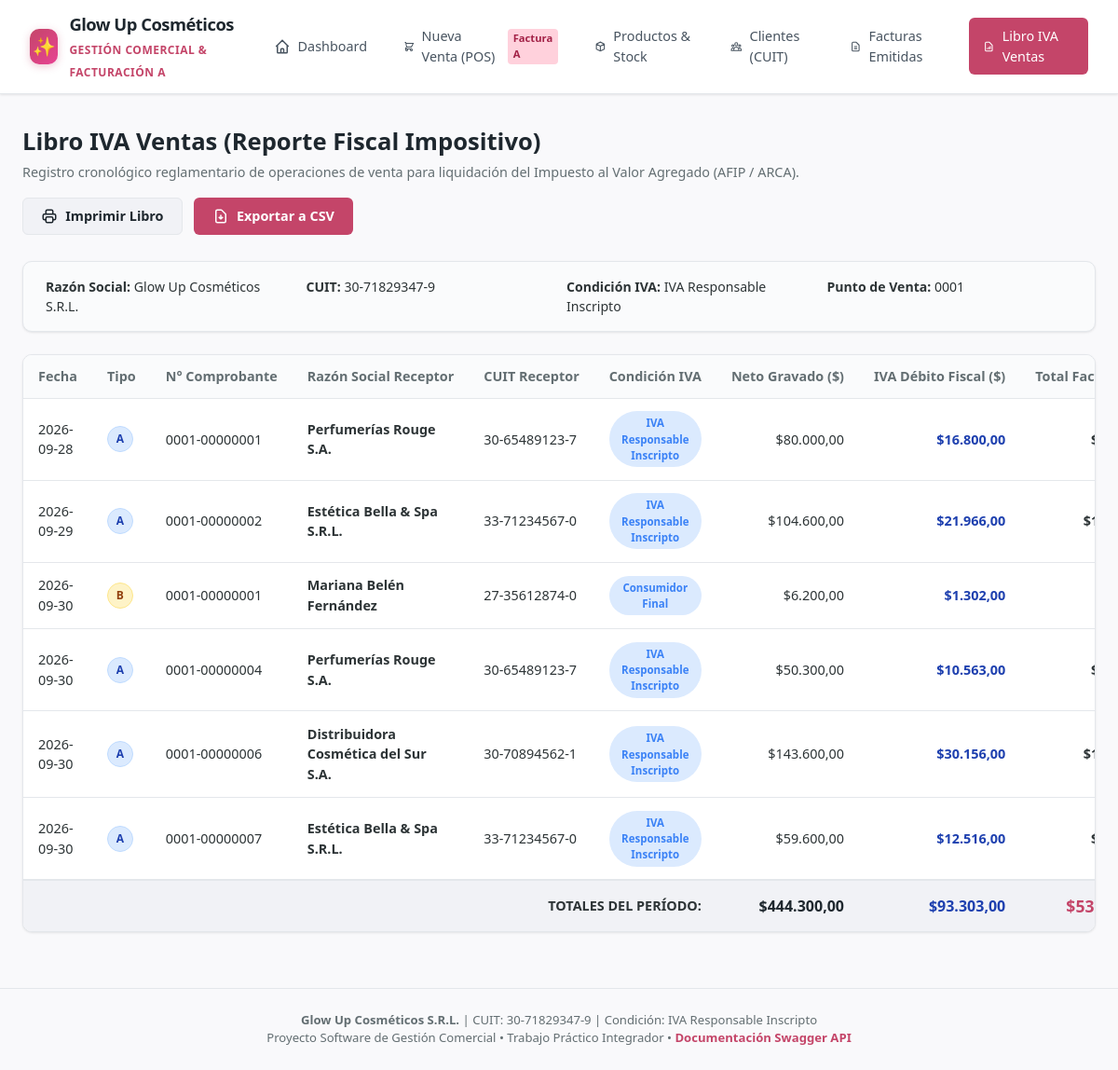
Screenshot of /libro-iva with the database file from the repository.
### tables this page shows
CREATE TABLE ventas (
        id INTEGER PRIMARY KEY AUTOINCREMENT,
        tipo_comprobante TEXT NOT NULL, -- 'A' o 'B'
        punto_venta INTEGER NOT NULL DEFAULT 1,
        numero_comprobante INTEGER NOT NULL,
        fecha TIMESTAMP NOT NULL,
        cliente_id INTEGER,
        cliente_nombre TEXT NOT NULL,
        cliente_cuit TEXT,
        cliente_condicion_iva TEXT NOT NULL,
        cliente_domicilio TEXT,
        subtotal_neto REAL NOT NULL,
        iva_total REAL NOT NULL,
        total REAL NOT NULL,
        metodo_pago TEXT NOT NULL,
        cae TEXT NOT NULL,
        cae_vto TEXT NOT NULL,
        observaciones TEXT,
        estado TEXT DEFAULT 'EMITIDA',
        FOREIGN KEY (cliente_id) REFERENCES clientes(id)
    );

### routes/views.py (the view)
@router.get("/libro-iva", response_class=HTMLResponse)
def view_libro_iva(request: Request):
    filas = obtener_libro_iva_ventas()
    totales = {
        "neto": sum(f["subtotal_neto"] for f in filas),
        "iva": sum(f["iva_total"] for f in filas),
        "total": sum(f["total"] for f in filas)
    }
    return templates.TemplateResponse(
        request=request,
        name="libro_iva.html",
        context={
            "empresa": EMPRESA,
            "filas": filas,
            "totales": totales,
            "active_page": "libro_iva"
        }
    )

### templates/libro_iva.html (shortened to what this page needs)
{% extends "base.html" %}
{% block content %}
<div class="page-header">
  <div>
    <h2>Libro IVA Ventas (Reporte Fiscal Impositivo)</h2>
    <p>Registro cronológico reglamentario de operaciones de venta para liquidación del Impuesto al Valor Agregado (AFIP / ARCA).</p>
  </div>
  <div style="display: flex; gap: 0.75rem;">
    <button onclick="window.print()" class="btn btn-secondary">
      <svg width="18" height="18" fill="none" stroke="currentColor" stroke-width="2" viewBox="0 0 24 24"><path d="M17 17h2a2 2 0 002-2v-4a2 2 0 00-2-2H5a2 2 0 00-2 2v4a2 2 0 002 2h2m2 4h6a2 2 0 002-2v-4a2 2 0 00-2-2H9a2 2 0 00-2 2v4a2 2 0 002 2zm8-12V5a2 2 0 00-2-2H9a2 2 0 00-2 2v4h10z"/></svg>
      Imprimir Libro
    </button>
    <button onclick="exportarCSV()" class="btn btn-primary">
      <svg width="18" height="18" fill="none" stroke="currentColor" stroke-width="2" viewBox="0 0 24 24"><path d="M12 10v6m0 0l-3-3m3 3l3-3m2 8H7a2 2 0 01-2-2V5a2 2 0 012-2h5.586a1 1 0 01.707.293l5.414 5.414a1 1 0 01.293.707V19a2 2 0 01-2 2z"/></svg>
      Exportar a CSV
    </button>
  </div>
</div>
<div class="card" style="margin-bottom: 1.5rem; background-color: #fafbfc;">
  <div class="card-body" style="padding: 1rem 1.5rem;">
    <div style="display: grid; grid-template-columns: repeat(auto-fit, minmax(220px, 1fr)); gap: 1rem; font-size: 0.88rem;">
      <div><strong>Razón Social:</strong> {{ empresa.razon_social }}</div>
      <div><strong>CUIT:</strong> {{ empresa.cuit }}</div>
      <div><strong>Condición IVA:</strong> {{ empresa.condicion_iva }}</div>
      <div><strong>Punto de Venta:</strong> {{ "%04d" % empresa.punto_venta }}</div>
    </div>
  </div>
</div>
<div class="card">
  <div class="table-responsive">
    <table id="tablaLibroIva">
      <thead>
        <tr>
          <th>Fecha</th>
          <th>Tipo</th>
          <th>N° Comprobante</th>
          <th>Razón Social Receptor</th>
          <th>CUIT Receptor</th>
          <th>Condición IVA</th>
          <th style="text-align: right;">Neto Gravado ($)</th>
          <th style="text-align: right;">IVA Débito Fiscal ($)</th>
          <th style="text-align: right;">Total Facturado ($)</th>
        </tr>
      </thead>
      <tbody>
        {% for f in filas %}
        <tr>
          <td>{{ f.fecha[:10] }}</td>
          <td><span class="badge {% if f.tipo_comprobante == 'A' %}badge-a{% else %}badge-b{% endif %}">{{ f.tipo_comprobante }}</span></td>
          <td><code>{{ "%04d-%08d" % (f.punto_venta, f.numero_comprobante) }}</code></td>
          <td><strong>{{ f.cliente_nombre }}</strong></td>
          <td>{{ f.cliente_cuit or "Consumidor Final" }}</td>
          <td><span class="badge badge-info" style="font-size: 0.72rem;">{{ f.cliente_condicion_iva }}</span></td>
          <td style="text-align: right;">${{ "{:,.2f}".format(f.subtotal_neto).replace(",", "X").replace(".", ",").replace("X", ".") }}</td>
          <td style="text-align: right; color: #1e40af; font-weight: 600;">${{ "{:,.2f}".format(f.iva_total).replace(",", "X").replace(".", ",").replace("X", ".") }}</td>
          <td style="text-align: right; font-weight: 700;">${{ "{:,.2f}".format(f.total).replace(",", "X").replace(".", ",").replace("X", ".") }}</td>
        </tr>
        {% else %}
        <tr>
          <td colspan="9" style="text-align: center; color: var(--text-muted); padding: 2rem;">No hay operaciones registradas en el período.</td>
        </tr>
        {% endfor %}
      </tbody>
      <tfoot style="background-color: #f1f2f6; font-weight: 700; border-top: 2px solid var(--border);">
        <tr>
          <td colspan="6" style="text-align: right; padding: 0.85rem 1rem;">TOTALES DEL PERÍODO:</td>
          <td style="text-align: right; padding: 0.85rem 1rem; color: var(--dark); font-size: 1rem;">
            ${{ "{:,.2f}".format(totales.neto).replace(",", "X").replace(".", ",").replace("X", ".") }}
          </td>
          <td style="text-align: right; padding: 0.85rem 1rem; color: #1e40af; font-size: 1rem;">
            ${{ "{:,.2f}".format(totales.iva).replace(",", "X").replace(".", ",").replace("X", ".") }}
          </td>
          <td style="text-align: right; padding: 0.85rem 1rem; color: var(--primary); font-size: 1.1rem;">
            ${{ "{:,.2f}".format(totales.total).replace(",", "X").replace(".", ",").replace("X", ".") }}
          </td>
        </tr>
      </tfoot>
    </table>
  </div>
</div>
{% endblock %}

### static/css/style.css (style rules this page uses)
:root { --primary: #c44569; --primary-light: #f8e1e7; --primary-hover: #b03557; --secondary: #cf8a4f; --dark: #1e272e; --slate: #485460; --bg: #f9f9fb; --surface: #ffffff; --border: #e4e7eb; --text: #2d3436; --text-muted: #636e72; --success: #10b981; --success-bg: #d1fae5; --warning: #f59e0b; --warning-bg: #fef3c7; --danger: #ef4444; --danger-bg: #fee2e2; --info: #3b82f6; --info-bg: #dbeafe; --shadow-sm: 0 1px 3px rgba(0,0,0,0.06), 0 1px 2px rgba(0,0,0,0.04); --shadow-md: 0 4px 6px -1px rgba(0,0,0,0.07), 0 2px 4px -1px rgba(0,0,0,0.04); --shadow-lg: 0 10px 15px -3px rgba(0,0,0,0.08), 0 4px 6px -2px rgba(0,0,0,0.03); --radius-sm: 6px; --radius: 10px; --radius-lg: 16px; }
* { box-sizing: border-box; margin: 0; padding: 0; font-family: 'Segoe UI', system-ui, -apple-system, BlinkMacSystemFont, Roboto, sans-serif; }
body { background-color: var(--bg); color: var(--text); line-height: 1.5; min-height: 100vh; display: flex; flex-direction: column; }
.page-header { display: flex; justify-content: space-between; align-items: center; margin-bottom: 1.75rem; flex-wrap: wrap; gap: 1rem; }
.page-header h2 { font-size: 1.6rem; font-weight: 700; color: var(--dark); }
.page-header p { color: var(--text-muted); font-size: 0.9rem; margin-top: 0.2rem; }
.btn { display: inline-flex; align-items: center; justify-content: center; gap: 0.5rem; padding: 0.6rem 1.2rem; border-radius: var(--radius-sm); font-size: 0.9rem; font-weight: 600; cursor: pointer; border: 1px solid transparent; transition: all 0.2s; text-decoration: none; }
.btn-primary { background-color: var(--primary); color: white; }
.btn-secondary { background-color: #f1f2f6; color: var(--dark); border-color: var(--border); }
.card { background-color: var(--surface); border: 1px solid var(--border); border-radius: var(--radius); box-shadow: var(--shadow-sm); margin-bottom: 1.75rem; overflow: hidden; }
.card-body { padding: 1.25rem; }
.table-responsive { overflow-x: auto; }
table { width: 100%; border-collapse: collapse; text-align: left; font-size: 0.9rem; }
thead th { background-color: #fafbfc; color: var(--text-muted); font-weight: 600; padding: 0.75rem 1rem; border-bottom: 1px solid var(--border); white-space: nowrap; }
tbody td { padding: 0.85rem 1rem; border-bottom: 1px solid var(--border); color: var(--text); vertical-align: middle; }
.badge { display: inline-block; padding: 0.25rem 0.55rem; border-radius: 9999px; font-size: 0.75rem; font-weight: 600; text-align: center; }
.badge-a { background-color: #dbeafe; color: #1e40af; border: 1px solid #bfdbfe; font-weight: 700; }
.badge-b { background-color: #fef3c7; color: #92400e; border: 1px solid #fde68a; font-weight: 700; }
.badge-info { background-color: var(--info-bg); color: var(--info); }

### templates/base.html (style rules this page uses)
body { font-family: 'Plus Jakarta Sans', system-ui, sans-serif; }

### rows the page displays
ventas: fecha "2026-09-28", tipo_comprobante "A", punto_venta+numero_comprobante "0001-00000001", cliente_nombre "Perfumerías Rouge S.A.", cliente_cuit "30-65489123-7", cliente_condicion_iva "IVA Responsable Inscripto", subtotal_neto "80.000,00", iva_total "16.800,00"
ventas: fecha "2026-09-29", tipo_comprobante "A", punto_venta+numero_comprobante "0001-00000002", cliente_nombre "Estética Bella & Spa S.R.L.", cliente_cuit "33-71234567-0", cliente_condicion_iva "IVA Responsable Inscripto", subtotal_neto "104.600,00", iva_total "21.966,00"
ventas: fecha "2026-09-30", tipo_comprobante "B", punto_venta+numero_comprobante "0001-00000001", cliente_nombre "Mariana Belén Fernández", cliente_cuit "27-35612874-0", cliente_condicion_iva "Consumidor Final", subtotal_neto "6.200,00", iva_total "1.302,00"
ventas: fecha "2026-09-30", tipo_comprobante "A", punto_venta+numero_comprobante "0001-00000004", cliente_nombre "Perfumerías Rouge S.A.", cliente_cuit "30-65489123-7", cliente_condicion_iva "IVA Responsable Inscripto", subtotal_neto "50.300,00", iva_total "10.563,00"
ventas: fecha "2026-09-30", tipo_comprobante "A", punto_venta+numero_comprobante "0001-00000006", cliente_nombre "Distribuidora Cosmética del Sur S.A.", cliente_cuit "30-70894562-1", cliente_condicion_iva "IVA Responsable Inscripto", subtotal_neto "143.600,00", iva_total "30.156,00"
ventas: fecha "2026-09-30", tipo_comprobante "A", punto_venta+numero_comprobante "0001-00000007", cliente_nombre "Estética Bella & Spa S.R.L.", cliente_cuit "33-71234567-0", cliente_condicion_iva "IVA Responsable Inscripto", subtotal_neto "59.600,00", iva_total "12.516,00"

### other values shown
{{ empresa.razon_social }} "Glow Up Cosméticos S.R.L."
{{ empresa.cuit }} "30-71829347-9"
{{ empresa.condicion_iva }} "IVA Responsable Inscripto"
{{ "%04d" % empresa.punto_venta }} "0001"
